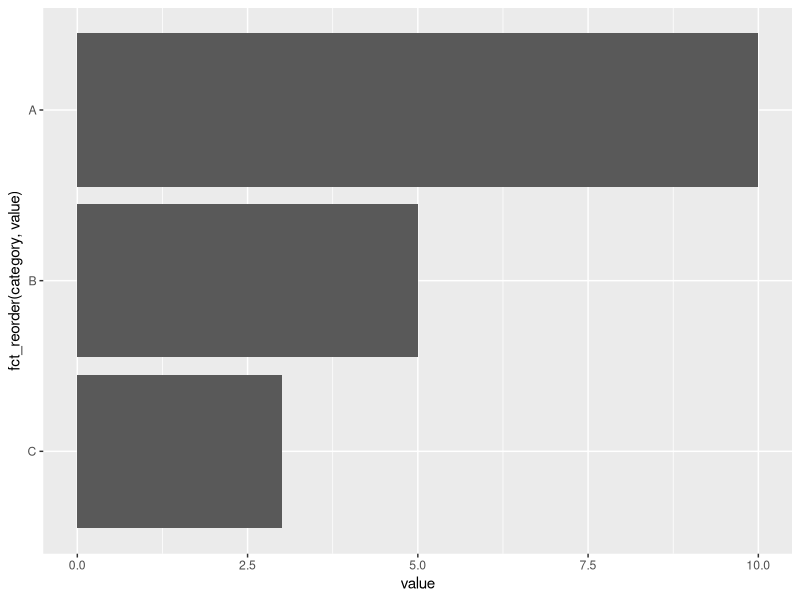
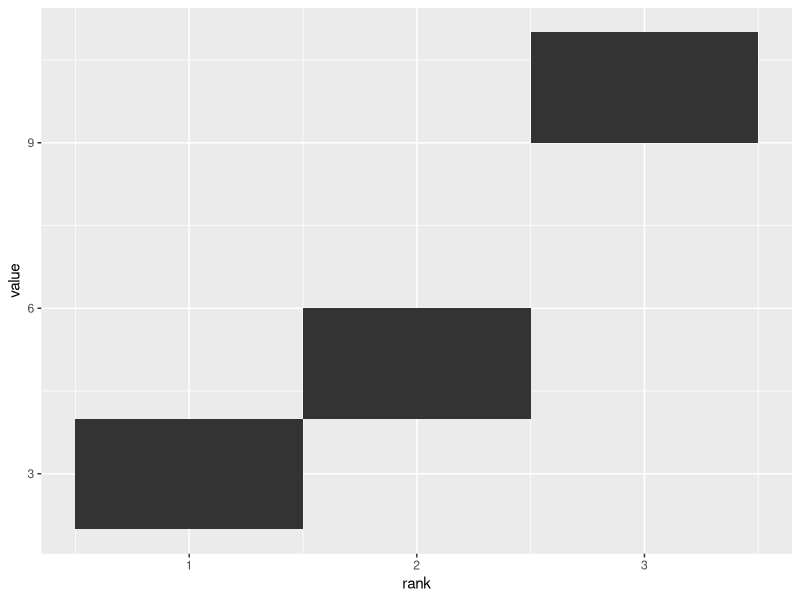
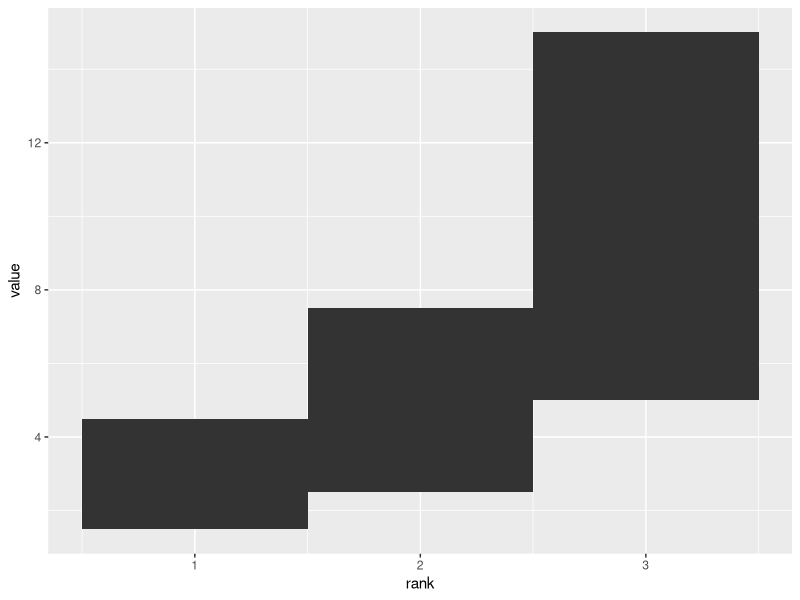
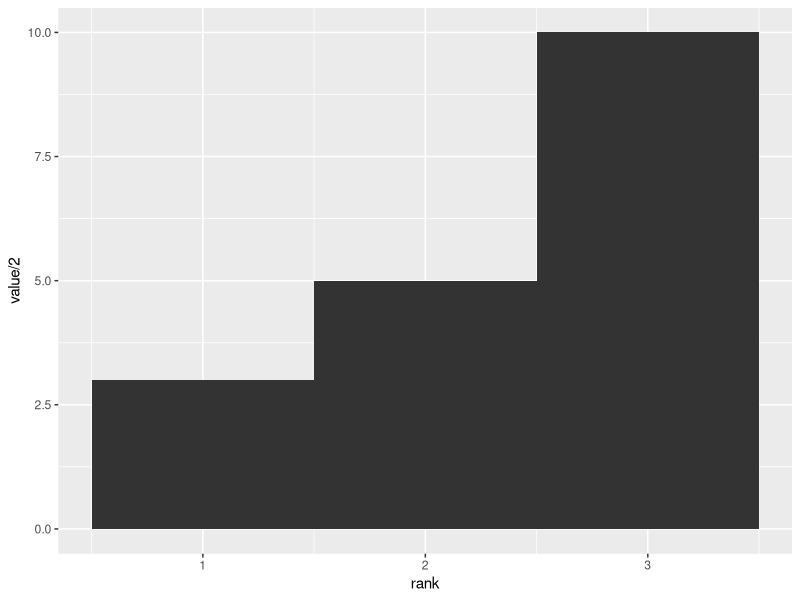
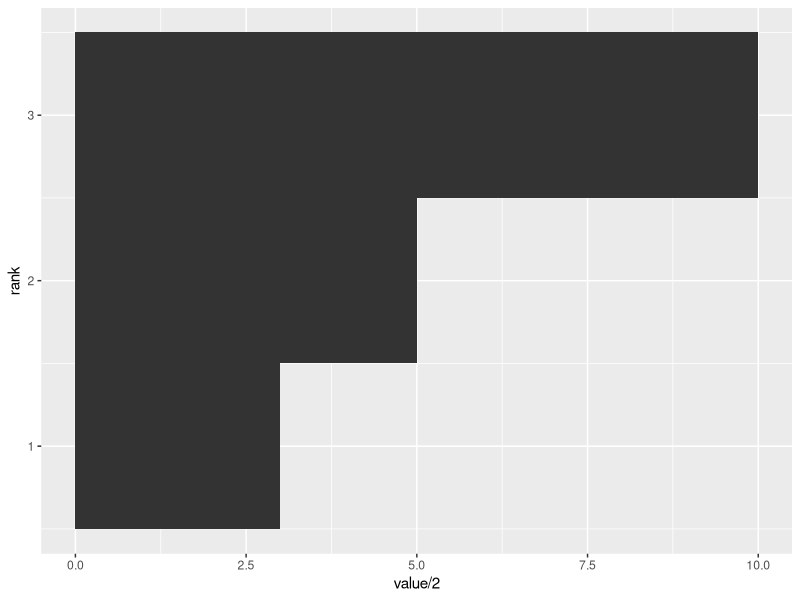
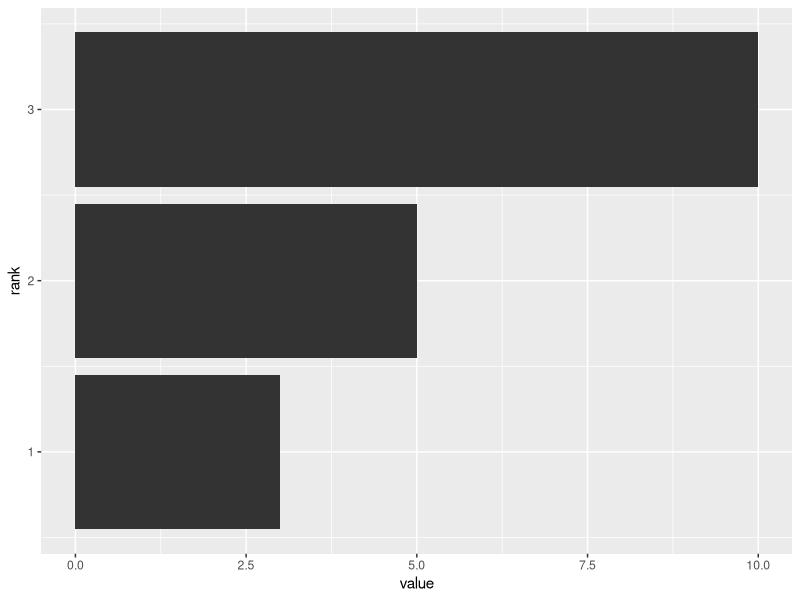
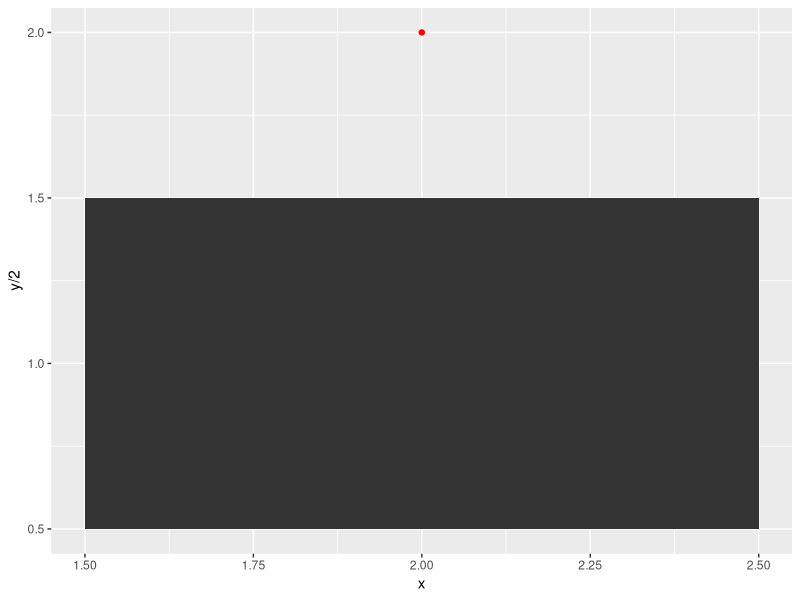

Write the R code that produced these figures, in order.
library(tidyverse)
library(gganimate)

# Jon Spring
# https://stackoverflow.com/questions/53162821/animated-sorted-bar-chart-with-bars-overtaking-each-other/53163549
# https://stackoverflow.com/questions/52623722/how-does-gganimate-order-an-ordered-bar-time-series/52652394#52652394
## Original idea

# Steven Burr
# https://github.com/stevejburr/Bar-Chart-Race/

# Tutorial
# https://michaeltoth.me/how-to-create-a-bar-chart-race-in-r-mapping-united-states-city-population-1790-2010.html

# YouTube
# How To Create An ANIMATED Bar Chart Race
# https://youtu.be/FOEoKbRUsT8?si=98QABLrOdWBpU9A3

# Minimal data set
df <- tibble(
  year = rep(2000:2002, each = 3),
  category = rep(c("A", "B", "C"), times = 3),
  value = c(
    10, 5, 3,   # 2000: A is max
    6, 12, 4,   # 2001: B is max
    7, 6, 14    # 2002: C is max
  )
)

# Problem using geom_col
## fct_reorder doesn't work
### Can not change the factor
### each time
df |>
  filter(year == 2000) |> 
  ggplot() +
  geom_col(aes(x = value, 
               y = fct_reorder(category, value)))

# Calculate
df_rank <- df |> 
  group_by(year) |> 
  mutate(rank = rank(value)) |> 
  ungroup()

# Step by step visualization
## Step 1
df_rank |> 
  filter(year == 2000) |>
  ggplot() +
  geom_tile(aes(x = rank,
                y = value))

## Step 2
df_rank |> 
  filter(year == 2000) |>
  ggplot() +
  geom_tile(aes(x = rank,
                y = value,
                height = value))

## Step 3
df_rank |> 
  filter(year == 2000) |>
  ggplot() +
  geom_tile(aes(x = rank,
                # Expand height in both
                # directions
                ## It will cover half upwards
                ## and half downwards
                y = value/2,
                height = value))

## Step 4
df_rank |> 
  filter(year == 2000) |>
  ggplot() +
  geom_tile(aes(x = rank,
                y = value/2,
                height = value)) +
  coord_flip()

# Step 5
df_rank |> 
  filter(year == 2000) |> 
  ggplot(aes(x = rank, y = value)) + 
  geom_tile(aes(y = value/2,
                height = value),
            width = 0.9) +
  # Allows drawing outside panel
  # When labels/annotations extend outside axes
  coord_flip(clip="off")



tibble(x = 2,
       y = 2) |>   
  ggplot() +
  geom_tile(aes(x = x, 
                y = y/2)) +
  geom_point(aes(x = x,
                 y = y),
             color = "red")
  
